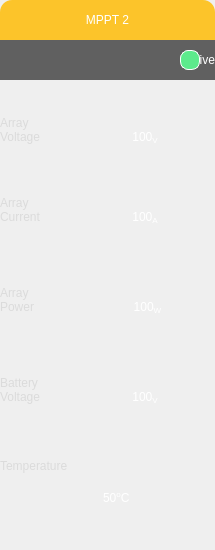
      <widget class="QWidget" name="mppt2" native="true">
       <property name="sizePolicy">
        <sizepolicy hsizetype="Fixed" vsizetype="Fixed">
         <horstretch>0</horstretch>
         <verstretch>0</verstretch>
        </sizepolicy>
       </property>
       <property name="minimumSize">
        <size>
         <width>215</width>
         <height>550</height>
        </size>
       </property>
       <property name="maximumSize">
        <size>
         <width>215</width>
         <height>550</height>
        </size>
       </property>
       <property name="styleSheet">
        <string notr="true">QWidget#mppt2{
border-radius:12px;
background-color:rgba(45, 45, 45,150);
}</string>
       </property>
       <widget class="QLabel" name="mppt2Header">
        <property name="geometry">
         <rect>
          <x>0</x>
          <y>0</y>
          <width>215</width>
          <height>40</height>
         </rect>
        </property>
        <property name="sizePolicy">
         <sizepolicy hsizetype="Fixed" vsizetype="Fixed">
          <horstretch>0</horstretch>
          <verstretch>0</verstretch>
         </sizepolicy>
        </property>
        <property name="minimumSize">
         <size>
          <width>215</width>
          <height>40</height>
         </size>
        </property>
        <property name="maximumSize">
         <size>
          <width>215</width>
          <height>40</height>
         </size>
        </property>
        <property name="styleSheet">
         <string notr="true">QLabel#mppt2Header{
font: 20pt &quot;Arial&quot;;
color:white;
border-top-left-radius:12px;
border-top-right-radius:12px;
background-color:rgba(255, 187, 0, 210);
}</string>
        </property>
        <property name="text">
         <string>MPPT 2</string>
        </property>
        <property name="alignment">
         <set>Qt::AlignCenter</set>
        </property>
       </widget>
       <widget class="QLabel" name="mppt2AliveLabel">
        <property name="geometry">
         <rect>
          <x>0</x>
          <y>40</y>
          <width>215</width>
          <height>40</height>
         </rect>
        </property>
        <property name="sizePolicy">
         <sizepolicy hsizetype="Fixed" vsizetype="Fixed">
          <horstretch>0</horstretch>
          <verstretch>0</verstretch>
         </sizepolicy>
        </property>
        <property name="minimumSize">
         <size>
          <width>215</width>
          <height>40</height>
         </size>
        </property>
        <property name="maximumSize">
         <size>
          <width>215</width>
          <height>40</height>
         </size>
        </property>
        <property name="styleSheet">
         <string notr="true">QLabel#mppt2AliveLabel{
font:18pt &quot;Arial&quot;;
color:white;
background-color:rgba(56, 56, 56,200);
}</string>
        </property>
        <property name="text">
         <string>Alive</string>
        </property>
        <property name="alignment">
         <set>Qt::AlignRight|Qt::AlignTrailing|Qt::AlignVCenter</set>
        </property>
        <property name="margin">
         <number>57</number>
        </property>
       </widget>
       <widget class="QLabel" name="mppt2ArrayVoltageLabel">
        <property name="geometry">
         <rect>
          <x>0</x>
          <y>90</y>
          <width>101</width>
          <height>80</height>
         </rect>
        </property>
        <property name="sizePolicy">
         <sizepolicy hsizetype="Fixed" vsizetype="Fixed">
          <horstretch>0</horstretch>
          <verstretch>0</verstretch>
         </sizepolicy>
        </property>
        <property name="minimumSize">
         <size>
          <width>101</width>
          <height>80</height>
         </size>
        </property>
        <property name="maximumSize">
         <size>
          <width>101</width>
          <height>80</height>
         </size>
        </property>
        <property name="styleSheet">
         <string notr="true">font:16pt &quot;Arial&quot;;
color:rgb(219, 219, 219);</string>
        </property>
        <property name="text">
         <string>Array
Voltage</string>
        </property>
        <property name="margin">
         <number>10</number>
        </property>
       </widget>
       <widget class="QLabel" name="mppt2ArrayCurrentLabel">
        <property name="geometry">
         <rect>
          <x>0</x>
          <y>170</y>
          <width>101</width>
          <height>80</height>
         </rect>
        </property>
        <property name="sizePolicy">
         <sizepolicy hsizetype="Fixed" vsizetype="Fixed">
          <horstretch>0</horstretch>
          <verstretch>0</verstretch>
         </sizepolicy>
        </property>
        <property name="minimumSize">
         <size>
          <width>101</width>
          <height>80</height>
         </size>
        </property>
        <property name="maximumSize">
         <size>
          <width>101</width>
          <height>80</height>
         </size>
        </property>
        <property name="styleSheet">
         <string notr="true">font:16pt &quot;Arial&quot;;
color:rgb(219, 219, 219);</string>
        </property>
        <property name="text">
         <string>Array
Current</string>
        </property>
        <property name="margin">
         <number>10</number>
        </property>
       </widget>
       <widget class="QLabel" name="mppt2ArrayPowerLabel">
        <property name="geometry">
         <rect>
          <x>0</x>
          <y>260</y>
          <width>101</width>
          <height>80</height>
         </rect>
        </property>
        <property name="sizePolicy">
         <sizepolicy hsizetype="Fixed" vsizetype="Fixed">
          <horstretch>0</horstretch>
          <verstretch>0</verstretch>
         </sizepolicy>
        </property>
        <property name="minimumSize">
         <size>
          <width>101</width>
          <height>80</height>
         </size>
        </property>
        <property name="maximumSize">
         <size>
          <width>101</width>
          <height>80</height>
         </size>
        </property>
        <property name="styleSheet">
         <string notr="true">font:16pt &quot;Arial&quot;;
color:rgb(219, 219, 219);</string>
        </property>
        <property name="text">
         <string>Array
Power</string>
        </property>
        <property name="margin">
         <number>10</number>
        </property>
       </widget>
       <widget class="QLabel" name="mppt2BatteryVoltageLabel">
        <property name="geometry">
         <rect>
          <x>0</x>
          <y>350</y>
          <width>101</width>
          <height>80</height>
         </rect>
        </property>
        <property name="sizePolicy">
         <sizepolicy hsizetype="Fixed" vsizetype="Fixed">
          <horstretch>0</horstretch>
          <verstretch>0</verstretch>
         </sizepolicy>
        </property>
        <property name="minimumSize">
         <size>
          <width>101</width>
          <height>80</height>
         </size>
        </property>
        <property name="maximumSize">
         <size>
          <width>101</width>
          <height>80</height>
         </size>
        </property>
        <property name="styleSheet">
         <string notr="true">font:16pt &quot;Arial&quot;;
color:rgb(219, 219, 219);</string>
        </property>
        <property name="text">
         <string>Battery
Voltage</string>
        </property>
        <property name="margin">
         <number>10</number>
        </property>
       </widget>
       <widget class="QLabel" name="mppt2TemperatureLabel">
        <property name="geometry">
         <rect>
          <x>0</x>
          <y>410</y>
          <width>150</width>
          <height>111</height>
         </rect>
        </property>
        <property name="minimumSize">
         <size>
          <width>150</width>
          <height>0</height>
         </size>
        </property>
        <property name="maximumSize">
         <size>
          <width>150</width>
          <height>16777215</height>
         </size>
        </property>
        <property name="styleSheet">
         <string notr="true">font:16pt &quot;Arial&quot;;
color:rgb(219, 219, 219);</string>
        </property>
        <property name="text">
         <string>Temperature</string>
        </property>
        <property name="margin">
         <number>10</number>
        </property>
       </widget>
       <widget class="QLabel" name="mppt2ArrayVoltage">
        <property name="geometry">
         <rect>
          <x>90</x>
          <y>100</y>
          <width>110</width>
          <height>80</height>
         </rect>
        </property>
        <property name="sizePolicy">
         <sizepolicy hsizetype="Fixed" vsizetype="Fixed">
          <horstretch>0</horstretch>
          <verstretch>0</verstretch>
         </sizepolicy>
        </property>
        <property name="minimumSize">
         <size>
          <width>110</width>
          <height>80</height>
         </size>
        </property>
        <property name="maximumSize">
         <size>
          <width>110</width>
          <height>80</height>
         </size>
        </property>
        <property name="styleSheet">
         <string notr="true">font:30pt &quot;Arial&quot;;
margin-bottom:5px;
color:white;</string>
        </property>
        <property name="text">
         <string>100&lt;sub&gt;V&lt;/sub&gt;</string>
        </property>
        <property name="textFormat">
         <enum>Qt::AutoText</enum>
        </property>
        <property name="alignment">
         <set>Qt::AlignCenter</set>
        </property>
        <property name="margin">
         <number>10</number>
        </property>
       </widget>
       <widget class="QLabel" name="mppt2ArrayCurrent">
        <property name="geometry">
         <rect>
          <x>90</x>
          <y>180</y>
          <width>110</width>
          <height>80</height>
         </rect>
        </property>
        <property name="sizePolicy">
         <sizepolicy hsizetype="Fixed" vsizetype="Fixed">
          <horstretch>0</horstretch>
          <verstretch>0</verstretch>
         </sizepolicy>
        </property>
        <property name="minimumSize">
         <size>
          <width>110</width>
          <height>80</height>
         </size>
        </property>
        <property name="maximumSize">
         <size>
          <width>110</width>
          <height>80</height>
         </size>
        </property>
        <property name="styleSheet">
         <string notr="true">font:30pt &quot;Arial&quot;;
margin-bottom:5px;
color:white;</string>
        </property>
        <property name="text">
         <string>100&lt;sub&gt;A&lt;/sub&gt;</string>
        </property>
        <property name="textFormat">
         <enum>Qt::AutoText</enum>
        </property>
        <property name="alignment">
         <set>Qt::AlignCenter</set>
        </property>
        <property name="margin">
         <number>10</number>
        </property>
       </widget>
       <widget class="QLabel" name="mppt2ArrayPower">
        <property name="geometry">
         <rect>
          <x>90</x>
          <y>270</y>
          <width>115</width>
          <height>80</height>
         </rect>
        </property>
        <property name="sizePolicy">
         <sizepolicy hsizetype="Fixed" vsizetype="Fixed">
          <horstretch>0</horstretch>
          <verstretch>0</verstretch>
         </sizepolicy>
        </property>
        <property name="minimumSize">
         <size>
          <width>115</width>
          <height>80</height>
         </size>
        </property>
        <property name="maximumSize">
         <size>
          <width>115</width>
          <height>80</height>
         </size>
        </property>
        <property name="styleSheet">
         <string notr="true">font:30pt &quot;Arial&quot;;
margin-bottom:5px;
color:white;</string>
        </property>
        <property name="text">
         <string>100&lt;sub&gt;W&lt;/sub&gt;</string>
        </property>
        <property name="textFormat">
         <enum>Qt::AutoText</enum>
        </property>
        <property name="alignment">
         <set>Qt::AlignCenter</set>
        </property>
        <property name="margin">
         <number>10</number>
        </property>
       </widget>
       <widget class="QLabel" name="mppt2BatteryVoltage">
        <property name="geometry">
         <rect>
          <x>90</x>
          <y>360</y>
          <width>110</width>
          <height>80</height>
         </rect>
        </property>
        <property name="sizePolicy">
         <sizepolicy hsizetype="Fixed" vsizetype="Fixed">
          <horstretch>0</horstretch>
          <verstretch>0</verstretch>
         </sizepolicy>
        </property>
        <property name="minimumSize">
         <size>
          <width>110</width>
          <height>80</height>
         </size>
        </property>
        <property name="maximumSize">
         <size>
          <width>110</width>
          <height>80</height>
         </size>
        </property>
        <property name="styleSheet">
         <string notr="true">font:30pt &quot;Arial&quot;;
margin-bottom:5px;
color:white;</string>
        </property>
        <property name="text">
         <string>100&lt;sub&gt;V&lt;/sub&gt;</string>
        </property>
        <property name="textFormat">
         <enum>Qt::AutoText</enum>
        </property>
        <property name="alignment">
         <set>Qt::AlignCenter</set>
        </property>
        <property name="margin">
         <number>10</number>
        </property>
       </widget>
       <widget class="QLabel" name="mppt2Temperature">
        <property name="geometry">
         <rect>
          <x>100</x>
          <y>460</y>
          <width>110</width>
          <height>81</height>
         </rect>
        </property>
        <property name="minimumSize">
         <size>
          <width>110</width>
          <height>0</height>
         </size>
        </property>
        <property name="maximumSize">
         <size>
          <width>110</width>
          <height>16777215</height>
         </size>
        </property>
        <property name="styleSheet">
         <string notr="true">font:30pt &quot;Arial&quot;;
margin-bottom:5px;
color:white;</string>
        </property>
        <property name="text">
         <string>50&lt;sup&gt;o&lt;/sup&gt;C</string>
        </property>
        <property name="margin">
         <number>10</number>
        </property>
       </widget>
       <widget class="QWidget" name="mppt2AliveIndicator" native="true">
        <property name="geometry">
         <rect>
          <x>180</x>
          <y>50</y>
          <width>20</width>
          <height>20</height>
         </rect>
        </property>
        <property name="sizePolicy">
         <sizepolicy hsizetype="Fixed" vsizetype="Fixed">
          <horstretch>0</horstretch>
          <verstretch>0</verstretch>
         </sizepolicy>
        </property>
        <property name="minimumSize">
         <size>
          <width>20</width>
          <height>20</height>
         </size>
        </property>
        <property name="maximumSize">
         <size>
          <width>20</width>
          <height>20</height>
         </size>
        </property>
        <property name="styleSheet">
         <string notr="true">background-color:rgb(93, 234, 140);
border-radius:8px;
border: 1px solid white;</string>
        </property>
       </widget>
      </widget>
